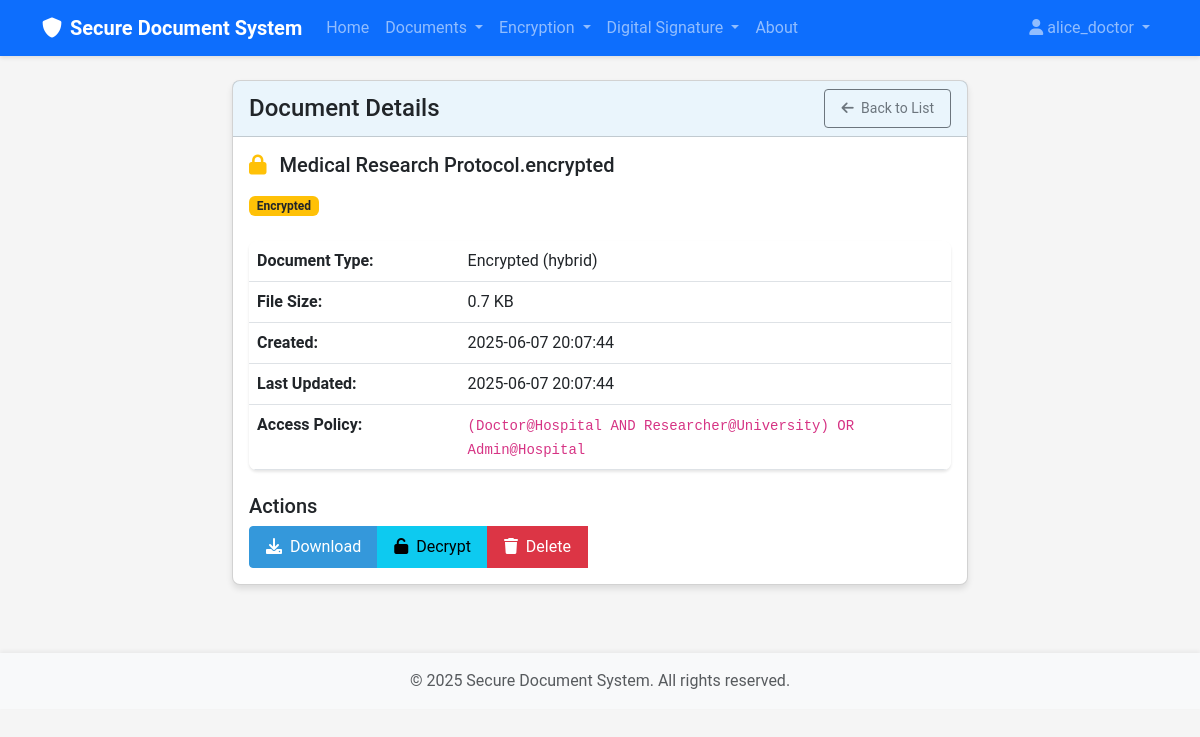
The page /document/view/2 (signed in) on the database as committed earlier.
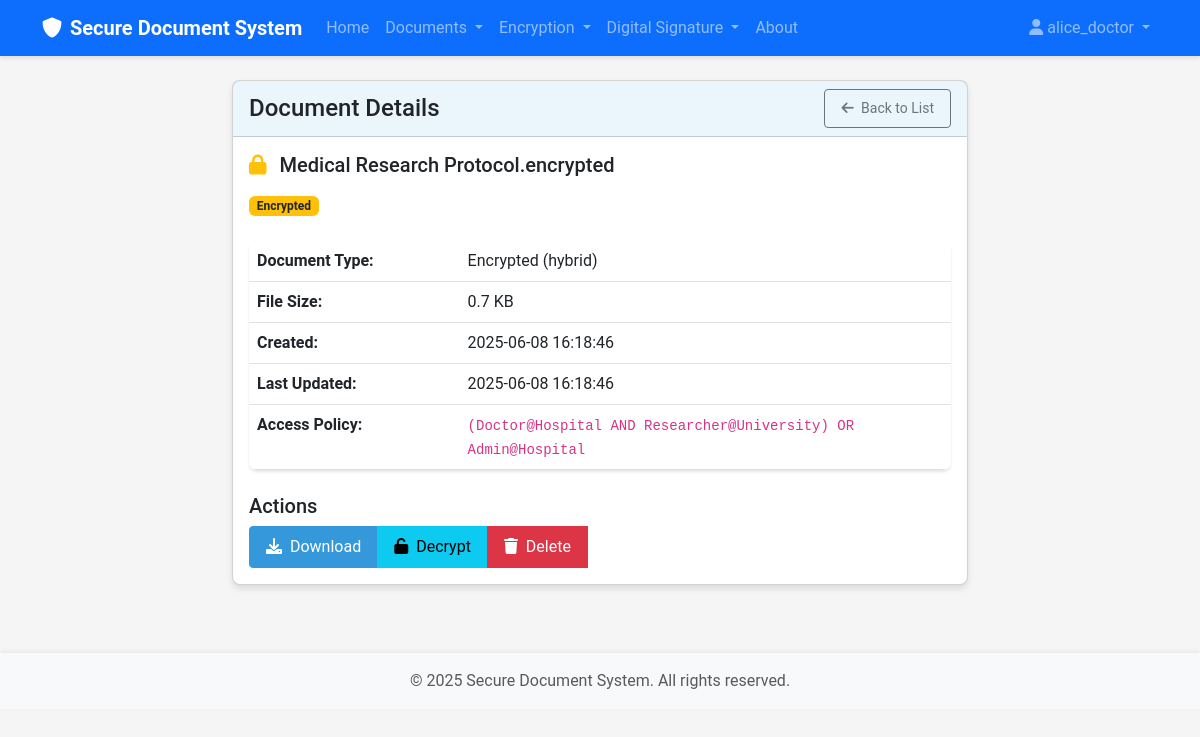
The same page on the database as committed later.
### src/models/document.py (models this page shows, shortened)
class Document(db.Model):
    id = db.Column(db.Integer, primary_key=True)
    filename = db.Column(db.String(256), nullable=False)
    original_filename = db.Column(db.String(256), nullable=False)
    file_type = db.Column(db.String(64))
    file_size = db.Column(db.Integer)  # Size in bytes
    doc_type = db.Column(db.String(20))  # 'original', 'encrypted', 'signed'
    encryption_method = db.Column(db.String(20), nullable=True)  # 'maabe', 'hybrid', None
    access_policy = db.Column(db.Text, nullable=True)
    is_signed = db.Column(db.Boolean, default=False)
    signature_file = db.Column(db.String(256), nullable=True)
    signer_id = db.Column(db.Integer, db.ForeignKey('user.id'), nullable=True)
    user_id = db.Column(db.Integer, db.ForeignKey('user.id'), nullable=False)
    parent_id = db.Column(db.Integer, db.ForeignKey('document.id'), nullable=True)
    children = db.relationship('Document',
                              backref=db.backref('parent', remote_side=[id]),
                              foreign_keys=[parent_id])
    signer = db.relationship('User', foreign_keys=[signer_id], backref='signed_documents')
    created_at = db.Column(db.DateTime, default=datetime.utcnow)
    updated_at = db.Column(db.DateTime, default=datetime.utcnow, onupdate=datetime.utcnow)

### src/routes/document.py (the view)
@document_bp.route('/view/<int:document_id>')
@login_required
def view(document_id):
    document = Document.query.get_or_404(document_id)
    if document.user_id != current_user.id:
        flash('You do not have permission to view this document', 'danger')
        return redirect(url_for('document.list'))
    return render_template('document/view.html', title='Document Details',
                          document=document)

### templates/document/view.html (shortened to what this page needs)
{% extends "base.html" %}
{% block content %}
<div class="row justify-content-center">
    <div class="col-md-8">
        <div class="card">
            <div class="card-header d-flex justify-content-between align-items-center">
                <h4 class="mb-0">Document Details</h4>
                <a href="{{ url_for('document.list') }}" class="btn btn-sm btn-outline-secondary">
                    <i class="fas fa-arrow-left me-1"></i> Back to List
                </a>
            </div>
            <div class="card-body">
                <div class="mb-4">
                    <h5>
                        {% if document.doc_type == 'original' %}
                            <i class="fas fa-file-alt text-primary me-2"></i>
                        {% elif document.doc_type == 'encrypted' %}
                            <i class="fas fa-lock text-warning me-2"></i>
                        {% elif document.doc_type == 'signed' %}
                            <i class="fas fa-file-signature text-success me-2"></i>
                        {% endif %}
                        {{ document.original_filename }}
                    </h5>
                    <div class="mt-3">
                        {% if document.doc_type == 'encrypted' %}
                            <span class="badge bg-warning text-dark">Encrypted</span>
                        {% endif %}
                    </div>
                </div>
                <table class="table">
                    <tr>
                        <th style="width: 30%">Document Type:</th>
                        <td>
                            {% if document.doc_type == 'original' %}
                                Original
                            {% elif document.doc_type == 'encrypted' %}
                                Encrypted ({{ document.encryption_method }})
                            {% elif document.doc_type == 'signed' %}
                                Signed
                            {% endif %}
                        </td>
                    </tr>
                    <tr>
                        <th>File Size:</th>
                        <td>{{ (document.file_size / 1024)|round(1) }} KB</td>
                    </tr>
                    <tr>
                        <th>Created:</th>
                        <td>{{ document.created_at.strftime('%Y-%m-%d %H:%M:%S') }}</td>
                    </tr>
                    <tr>
                        <th>Last Updated:</th>
                        <td>{{ document.updated_at.strftime('%Y-%m-%d %H:%M:%S') }}</td>
                    </tr>
                    {% if document.doc_type == 'encrypted' %}
                        <tr>
                            <th>Access Policy:</th>
                            <td><code>{{ document.access_policy }}</code></td>
                        </tr>
                    {% endif %}
                </table>
                <div class="mt-4">
                    <h5>Actions</h5>
                    <div class="btn-group">
                        <a href="{{ url_for('document.download', document_id=document.id) }}" class="btn btn-primary">
                            <i class="fas fa-download me-1"></i> Download
                        </a>
                        {% if document.doc_type == 'encrypted' %}
                            <a href="{{ url_for('encryption.decrypt', document_id=document.id) }}" class="btn btn-info">
                                <i class="fas fa-unlock me-1"></i> Decrypt
                            </a>
                        {% endif %}
                        <button type="button" class="btn btn-danger" onclick="confirmDelete('delete-form')">
                            <i class="fas fa-trash me-1"></i> Delete
                        </button>
                    </div>
                </div>
            </div>
        </div>
    </div>
</div>
{% endblock %}

Rows that differ between the two databases and show on the page:
changed Document "Medical Research Protocol.encrypted": created_at "2025-06-07 20:07:44" → "2025-06-08 16:18:46"; updated_at "2025-06-07 20:07:44" → "2025-06-08 16:18:46"
